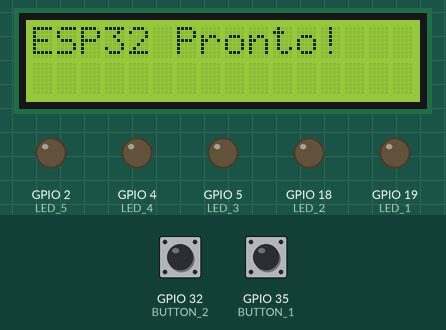
Bench run of a program on a simulated ESP32. Parts: 16×2 character LCD, output pins drawn as LEDs (lit = HIGH). The test bench sets the inputs (shaded band); at power-on: GPIO 35 (BUTTON_1) LOW, GPIO 32 (BUTTON_2) LOW.

Above: at 1.2 s.
1.3 s: GPIO 35 (BUTTON_1) pulled HIGH for 0.15 s
At 2.0 s:
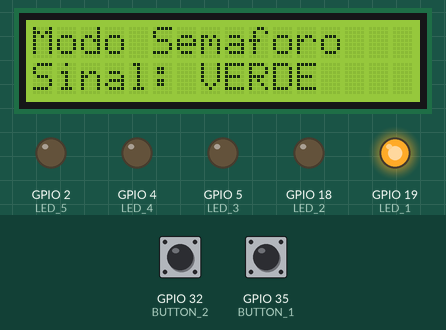
4.4 s: GPIO 32 (BUTTON_2) pulled HIGH for 3.2 s
At 4.4 s:
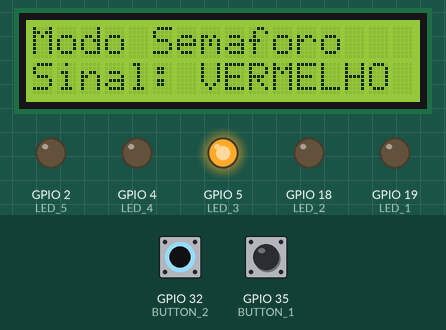
9.1 s: GPIO 35 (BUTTON_1) pulled HIGH for 1 s
At 11.9 s:
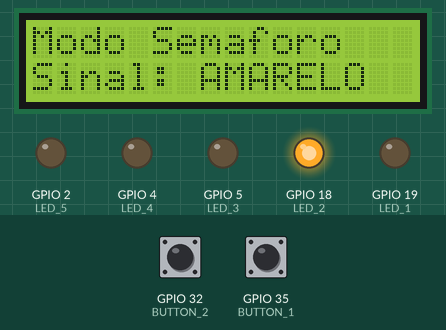
13.1 s: GPIO 32 (BUTTON_2) driven HIGH and GPIO 35 (BUTTON_1) driven HIGH
At 15.5 s:
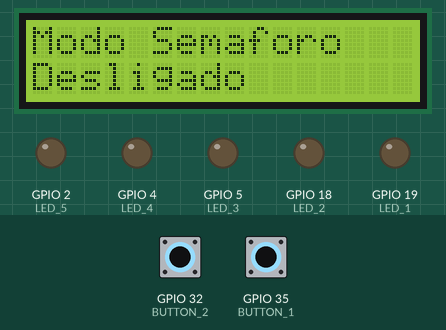
16.1 s: GPIO 35 (BUTTON_1) driven LOW
19.1 s: GPIO 35 (BUTTON_1) driven HIGH
Timing chart, 0 to 22.1 s (numbered marks = the images above; inputs shaded):
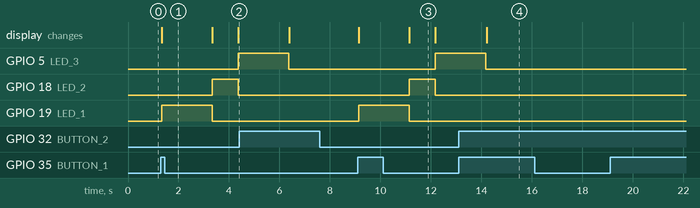

Measured:
- after the input at 1.3 s, GPIO 5 (LED_3): LOW → HIGH after 3.1 s; GPIO 18 (LED_2): LOW → HIGH after 2.0 s, → LOW 1.0 s later; GPIO 19 (LED_1): LOW → HIGH at once, → LOW 2.0 s later; the display: changes at once (image 1)
- after the input at 4.4 s, GPIO 18 (LED_2): stays LOW (without the input it goes to HIGH after 4.0 s); GPIO 19 (LED_1): stays LOW (without the input it goes to HIGH after 2.0 s)
- after the input at 9.1 s, GPIO 5 (LED_3): LOW → HIGH after 3.1 s; GPIO 18 (LED_2): LOW → HIGH after 2.0 s, → LOW 1.0 s later; GPIO 19 (LED_1): LOW → HIGH at once, → LOW 2.0 s later; the display: first changes at once (image 3 shows a later state)
- after the input at 13.1 s, GPIO 19 (LED_1): stays LOW (without the input it goes to HIGH after 1.1 s); the display: changes after 1.1 s (image 4)
- after the input at 16.1 s, every drawn part: stays the same
- after the input at 19.1 s, every drawn part: stays the same
- what the display in image 3 shows lasts 1.1 s, from 11.1 s to 12.2 s

The program:

main.cpp
```cpp
#include <Arduino.h>
#include <Wire.h>
#include <LiquidCrystal_I2C.h>

LiquidCrystal_I2C lcd(0x27, 16, 2);

#define LED_1 19
#define LED_2 18
#define LED_3 5
#define LED_4 4
#define LED_5 2
#define BUTTON_1 35
#define BUTTON_2 32

bool semaforoAtivo = false;

void setup() {
  pinMode(LED_1, OUTPUT);
  pinMode(LED_2, OUTPUT);
  pinMode(LED_3, OUTPUT);
  pinMode(LED_4, OUTPUT);
  pinMode(LED_5, OUTPUT);
  pinMode(BUTTON_1, INPUT);
  pinMode(BUTTON_2, INPUT);

  lcd.init();
  lcd.backlight();
  lcd.setCursor(0, 0);
  lcd.print("ESP32 Pronto!");
}

void loop() {
  if (digitalRead(BUTTON_1) == HIGH) {
    semaforoAtivo = true;
    lcd.clear();
    lcd.setCursor(0, 0);
    lcd.print("Modo Semaforo");
  }

  if (digitalRead(BUTTON_2) == HIGH) {
    semaforoAtivo = false;
    digitalWrite(LED_1, LOW);
    digitalWrite(LED_2, LOW);
    digitalWrite(LED_3, LOW);
    lcd.clear();
    lcd.setCursor(0, 0);
    lcd.print("Modo Semaforo");
    lcd.setCursor(0, 1);
    lcd.print("Desligado");
  }

  if (semaforoAtivo) {
    lcd.setCursor(0, 1);
    lcd.print("Sinal: VERDE   ");
    digitalWrite(LED_1, HIGH);
    digitalWrite(LED_2, LOW);
    digitalWrite(LED_3, LOW);
    delay(2000);


    if (digitalRead(BUTTON_2) == HIGH) return;
    lcd.setCursor(0, 1);
    lcd.print("Sinal: AMARELO ");

    digitalWrite(LED_1, LOW);
    digitalWrite(LED_2, HIGH);
    digitalWrite(LED_3, LOW);
    delay(1000);

    if (digitalRead(BUTTON_2) == HIGH) return;
    lcd.setCursor(0, 1);
    lcd.print("Sinal: VERMELHO");
    digitalWrite(LED_1, LOW);
    digitalWrite(LED_2, LOW);
    digitalWrite(LED_3, HIGH);
    delay(2000);
  }
}
```
